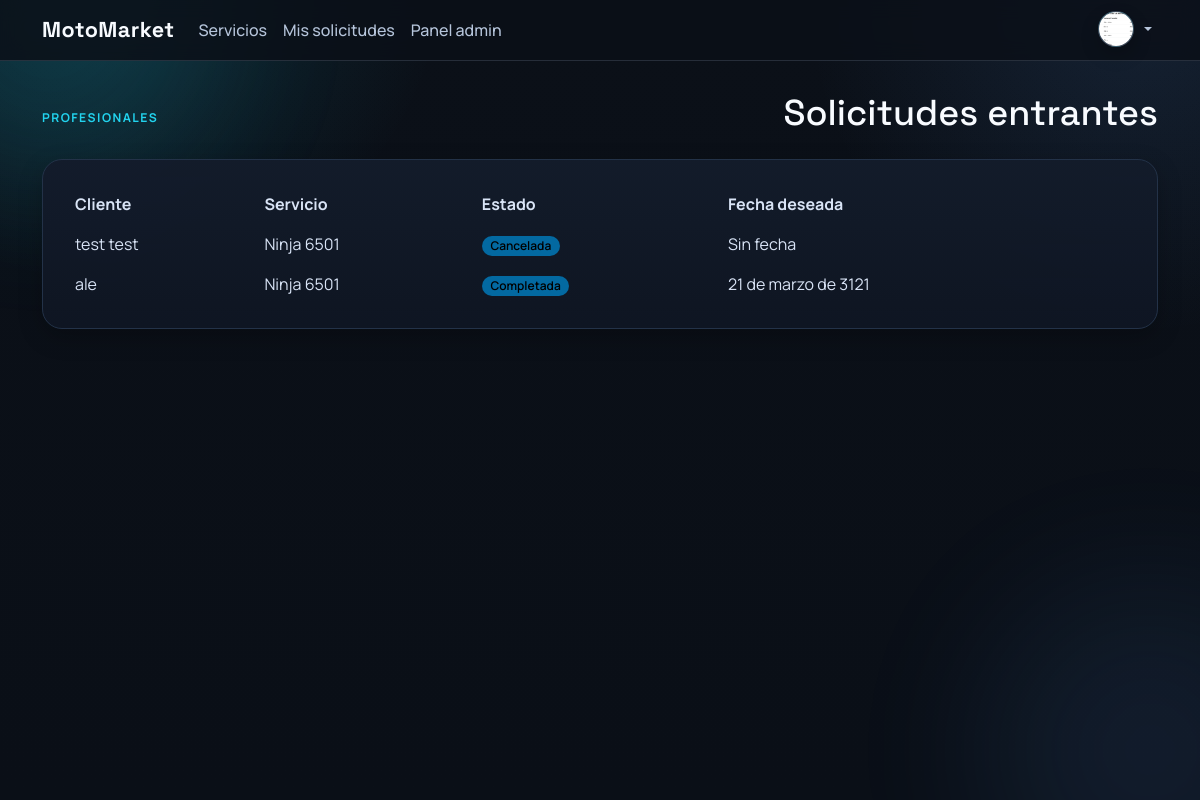
Screenshot of /solicitudes/profesional/ (signed in) with the database file from the repository.
### users/models.py (models this page shows, shortened)
class User(AbstractUser):
	class Role(models.TextChoices):
		CUSTOMER = 'customer', 'Cliente'
		PROFESSIONAL = 'professional', 'Profesional'
		ADMIN = 'admin', 'Administrador'
	email = models.EmailField(unique=True)
	role = models.CharField(max_length=20, choices=Role.choices, default=Role.CUSTOMER)
	must_change_password = models.BooleanField(default=False)
	@property
	def es_profesional(self):
		return self.role == self.Role.PROFESSIONAL
	@property
	def is_admin_account(self):
		return self.role == self.Role.ADMIN or self.is_superuser
	@property
	def es_admin(self):
		return self.is_admin_account

class Profile(models.Model):
	user = models.OneToOneField(settings.AUTH_USER_MODEL, on_delete=models.CASCADE, related_name='profile')
	phone = models.CharField(max_length=30, blank=True)
	city = models.CharField(max_length=120, blank=True)
	address = models.CharField(max_length=255, blank=True)
	bio = models.TextField(blank=True)
	avatar = models.ImageField(upload_to='avatars/', blank=True, null=True)
	avatar_url = models.URLField(blank=True)
	created_at = models.DateTimeField(auto_now_add=True)
	updated_at = models.DateTimeField(auto_now=True)

### requests_app/models.py (models this page shows, shortened)
class ServiceRequest(models.Model):
	class Status(models.TextChoices):
		PENDING = 'pending', 'Pendiente'
		ACCEPTED = 'accepted', 'Aceptada'
		CANCELLED = 'cancelled', 'Cancelada'
		COMPLETED = 'completed', 'Completada'
	customer = models.ForeignKey(settings.AUTH_USER_MODEL, on_delete=models.CASCADE, related_name='service_requests')
	service = models.ForeignKey('services.Service', on_delete=models.CASCADE, related_name='service_requests')
	message = models.TextField(blank=True)
	desired_date = models.DateField(null=True, blank=True)
	status = models.CharField(max_length=20, choices=Status.choices, default=Status.PENDING)
	cancellation_reason = models.TextField(blank=True)
	created_at = models.DateTimeField(auto_now_add=True)
	updated_at = models.DateTimeField(auto_now=True)
	class Meta:
		ordering = ['-created_at']

### services/models.py (models this page shows, shortened)
class Service(models.Model):
	professional = models.ForeignKey(
		settings.AUTH_USER_MODEL,
		on_delete=models.CASCADE,
		related_name='services',
	)
	category = models.ForeignKey(Category, on_delete=models.PROTECT, related_name='services')
	listing_type = models.CharField(max_length=80, default='Servicio')
	title = models.CharField(max_length=160)
	slug = models.SlugField(max_length=180, unique=True)
	image = models.ImageField(
		upload_to='services/',
		blank=True,
		null=True,
		validators=[FileExtensionValidator(['png', 'jpg', 'jpeg', 'webp'])],
	)
	description = models.TextField()
	city = models.CharField(max_length=120)
	location_place_id = models.CharField(max_length=255, blank=True)
	address = models.CharField(max_length=255, blank=True, default='')
	price_from = models.DecimalField(max_digits=10, decimal_places=2)
	cilindrada = models.PositiveIntegerField(null=True, blank=True)
	kilometros = models.PositiveIntegerField(null=True, blank=True)
	year = models.PositiveSmallIntegerField(null=True, blank=True)
	latitude = models.DecimalField(max_digits=9, decimal_places=6, null=True, blank=True)
	longitude = models.DecimalField(max_digits=9, decimal_places=6, null=True, blank=True)
	is_active = models.BooleanField(default=True)
	created_at = models.DateTimeField(auto_now_add=True)
	updated_at = models.DateTimeField(auto_now=True)
	class Meta:
		ordering = ['-created_at']

### requests_app/views.py (the view)
# urls.py: path('profesional/', views.provider_requests, name='provider_requests'),
@login_required
def provider_requests(request):
	provider_requests_list = ServiceRequest.objects.select_related('service', 'customer').filter(service__professional=request.user)
	return render(request, 'requests_app/provider_requests.html', {'provider_requests_list': provider_requests_list})

### templates/requests_app/provider_requests.html (shortened to what this page needs)
{% extends 'base.html' %}
{% block content %}
<div class="section-header mb-4">
  <span class="eyebrow">Profesionales</span>
  <h1 class="section-title">Solicitudes entrantes</h1>
</div>
<div class="card-glass p-4">
  <div class="table-responsive">
    <table class="requests-table table table-dark table-borderless align-middle mb-0">
      <thead>
        <tr>
          <th>Cliente</th>
          <th>Servicio</th>
          <th>Estado</th>
          <th>Fecha deseada</th>
          <th></th>
        </tr>
      </thead>
      <tbody>
        {% for request_item in provider_requests_list %}
        <tr class="d-none d-md-table-row">
          <td>{{ request_item.customer.get_full_name|default:request_item.customer.username }}</td>
          <td>{{ request_item.service.title }}</td>
          <td><span class="badge text-bg-info">{{ request_item.get_status_display }}</span></td>
          <td>{{ request_item.desired_date|default:'Sin fecha' }}</td>
          <td class="text-end">
          </td>
        </tr>
        {% empty %}
        <tr>
          <td colspan="5" class="text-center py-4">No hay solicitudes para tus servicios.</td>
        </tr>
        {% endfor %}
      </tbody>
    </table>
  </div>
</div>
{% endblock %}

### templates/base.html (shortened to what this page needs)
{% load static %}
<!doctype html>
<html lang="es">
  <head>
    <link href="https://cdn.jsdelivr.net/npm/bootstrap@5.3.3/dist/css/bootstrap.min.css" rel="stylesheet">
    <link rel="stylesheet" href="{% static 'css/styles.css' %}?v=36">
  </head>
  <body class="app-shell">
    <div class="ambient ambient-1"></div>
    <div class="ambient ambient-2"></div>
    <nav class="navbar navbar-expand-lg navbar-dark site-nav">
      <div class="container">
        <a class="navbar-brand brand-mark" href="{% url 'services:service_list' %}">MotoMarket</a>
        <div class="collapse navbar-collapse" id="mainNav">
          <ul class="navbar-nav me-auto mb-2 mb-lg-0">
            <li class="nav-item"><a class="nav-link" href="{% url 'services:service_list' %}">Servicios</a></li>
            {% if user.is_authenticated %}
            <li class="nav-item"><a class="nav-link" href="{% url 'requests_app:request_history' %}">Mis solicitudes</a></li>
            {% endif %}
            {% if user.is_authenticated and user.es_admin %}
            <li class="nav-item"><a class="nav-link" href="{% url 'users:admin_dashboard' %}">Panel admin</a></li>
            {% endif %}
          </ul>
          <ul class="navbar-nav ms-auto">
            {% if user.is_authenticated %}
            <li class="nav-item dropdown dropdown-hover user-menu">
              <a class="nav-link dropdown-toggle user-avatar-toggle" href="#" role="button" data-bs-toggle="dropdown" aria-expanded="false">
                <span class="avatar-circle avatar-circle--sm user-avatar">
                  {% if user.profile.avatar %}
                  <img src="{{ user.profile.avatar.url }}" alt="Avatar de {{ user.get_full_name|default:user.username }}">
                  {% elif user.profile.avatar_url %}
                  <img src="{{ user.profile.avatar_url }}" alt="Avatar de {{ user.get_full_name|default:user.username }}">
                  {% else %}
                  <span>{{ user.username|slice:":1"|upper }}</span>
                  {% endif %}
                </span>
              </a>
            </li>
            {% else %}
            <li class="nav-item"><a class="nav-link" href="{% url 'users:register' %}">Registro</a></li>
            <li class="nav-item"><a class="nav-link" href="{% url 'login' %}">Entrar</a></li>
            {% endif %}
          </ul>
        </div>
      </div>
    </nav>
    <main class="container page-wrap">
      {% block content %}{% endblock %}
    </main>
  </body>
</html>

### rows the page displays
User: profile.avatar (picture)
ServiceRequest: customer.get_full_name "test test", service "Ninja 6501", status "Cancelada", desired_date "Sin fecha"
ServiceRequest: customer.get_full_name "ale", service "Ninja 6501", status "Completada", desired_date "21 de marzo de 3121"
